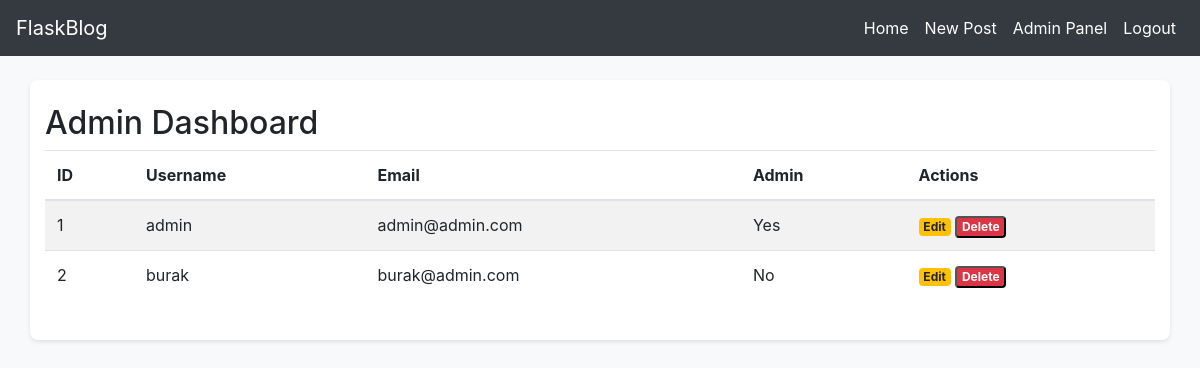
Page /admin (signed in) on the earlier database version.
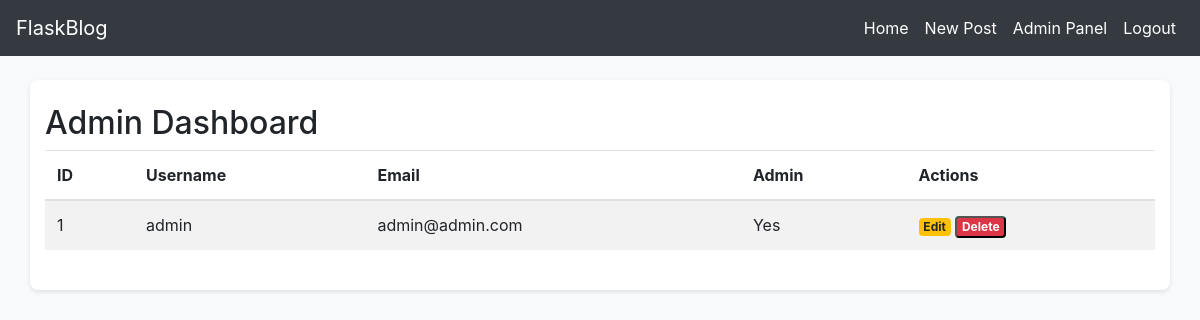
Same page on the later database version.
### tables this page shows
CREATE TABLE users (
    id INTEGER PRIMARY KEY AUTOINCREMENT,
    username TEXT NOT NULL UNIQUE,
    email TEXT NOT NULL UNIQUE,
    password TEXT NOT NULL,
    is_admin BOOLEAN NOT NULL DEFAULT 0
);

### app.py (the view)
@app.route('/admin')
def admin():
    if not session.get('is_admin'):
        flash('Only admin users can access this page.')
        return redirect(url_for('index'))
    db = get_db()
    users = db.execute('SELECT * FROM users').fetchall()
    return render_template('admin.html', users=users)

### app.py (called while the page is built)
def get_db():
    conn = sqlite3.connect(DATABASE)
    conn.row_factory = sqlite3.Row
    return conn

### templates/admin.html
{% extends 'base.html' %}
{% block content %}
<h2>Admin Dashboard</h2>
<table class="table table-striped">
    <thead>
        <tr>
            <th>ID</th>
            <th>Username</th>
            <th>Email</th>
            <th>Admin</th>
            <th>Actions</th>
        </tr>
    </thead>
    <tbody>
        {% for user in users %}
        <tr>
            <td>{{ user['id'] }}</td>
            <td>{{ user['username'] }}</td>
            <td>{{ user['email'] }}</td>
            <td>{{ 'Yes' if user['is_admin'] else 'No' }}</td>
            <td>
                <a href="{{ url_for('edit_user', id=user['id']) }}" class="badge badge-warning">Edit</a>
                <form action="{{ url_for('delete_user', id=user['id']) }}" method="post" style="display:inline;">
                    <button type="submit" class="badge badge-danger" onclick="return confirm('Are you sure you want to delete this user?');">Delete</button>
                </form>
            </td>
        </tr>
        {% endfor %}
    </tbody>
</table>
{% endblock %}

### templates/base.html (shortened to what this page needs)
<!DOCTYPE html>
<html lang="en">
<head>
    <link rel="stylesheet" href="https://stackpath.bootstrapcdn.com/bootstrap/4.3.1/css/bootstrap.min.css"
>
    <link rel="stylesheet" href="{{ url_for('static', filename='style.css') }}">
</head>
<body>
    <nav class="navbar navbar-expand-md navbar-dark">
        <a class="navbar-brand" href="{{ url_for('index') }}">FlaskBlog</a>
        <div class="collapse navbar-collapse" id="navbarNav">
            <ul class="navbar-nav ml-auto">
                <li class="nav-item">
                    <a class="nav-link" href="{{ url_for('index') }}">Home</a>
                </li>
                {% if not session.get('user_id') %}
                <li class="nav-item">
                    <a class="nav-link" href="{{ url_for('login') }}">Login</a>
                </li>
                <li class="nav-item">
                    <a class="nav-link" href="{{ url_for('register') }}">Register</a>
                </li>
                {% else %}
                <li class="nav-item">
                    <a class="nav-link" href="{{ url_for('create') }}">New Post</a>
                </li>
                {% if session.get('is_admin') %}
                <li class="nav-item">
                    <a class="nav-link" href="{{ url_for('admin') }}">Admin Panel</a>
                </li>
                {% endif %}
                <li class="nav-item">
                    <a class="nav-link" href="{{ url_for('logout') }}">Logout</a>
                </li>
                {% endif %}
            </ul>
        </div>
    </nav>
    <div class="container my-4 py-4">
        {% block content %}{% endblock %}
    </div>
</body>
</html>

### static/style.css (style rules this page uses)
body { background-color: #f8f9fa; color: #212529; }
.navbar { background-color: #343a40; }
.navbar-dark .navbar-nav .nav-link { color: #ffffff; }
.container { background-color: #ffffff; border-radius: 8px; box-shadow: 0 2px 4px rgba(0, 0, 0, 0.1); }

### templates/base.html (style rules this page uses)
body { background-color: #f8f9fa; color: #212529; }
.navbar { background-color: #343a40; }
.navbar-dark .navbar-nav .nav-link { color: #ffffff; }
.container { background-color: #ffffff; border-radius: 8px; box-shadow: 0 2px 4px rgba(0, 0, 0, 0.1); }

Differences in the rows shown:
removed users: id "2", username "burak", email "burak@admin.com", is_admin "No"
